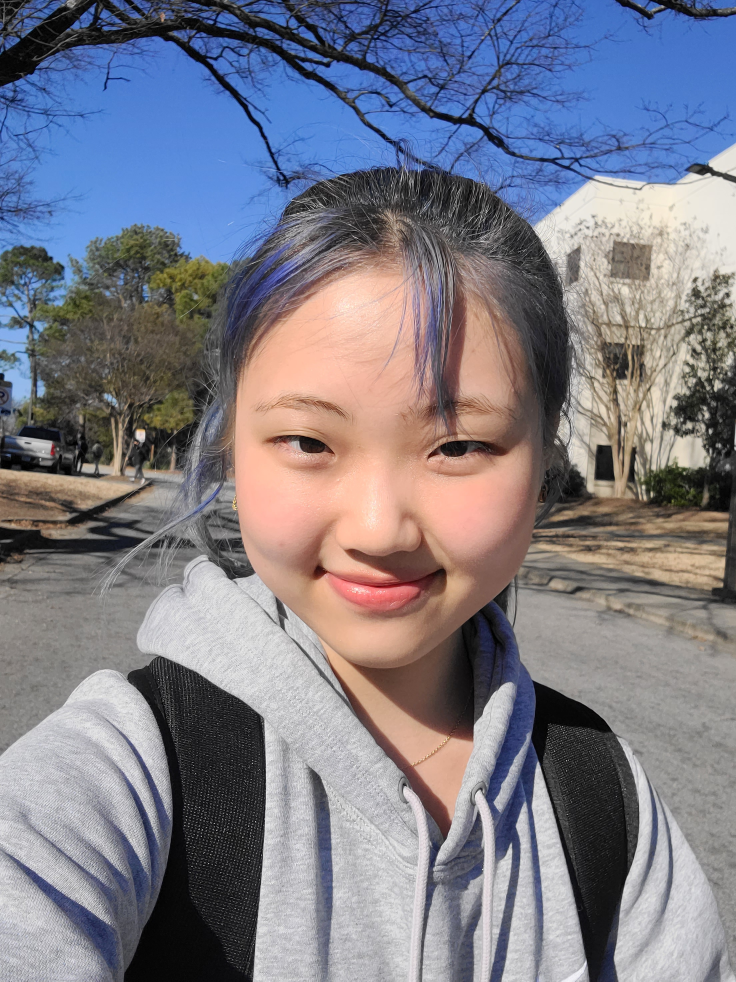
#> input picture Iris-Recognition-master/python/testing.jpg, 2208 x 2944 px (shown at 1/3 size)
$ python -i features.py   (imports and definitions only)
#> lines starting #> are read from the running program, lines starting #| are printed output that depends on the picture; after the words box and inside, x2 and y2 are one past the last pixel; in counts of white or black regions, pixels touching at a corner belong together
import cv2 as cv
import numpy as np


def pupil_detector(input, debug=False):
    """Detects and returns a single pupil candidate for a given image.

    Returns: A pupil candidate in OpenCV ellipse format.
    """

    _, thresh = cv.threshold(input, 20, 255, cv.THRESH_BINARY_INV)
    contours, _ = cv.findContours(thresh, cv.RETR_LIST,
                                  cv.CHAIN_APPROX_SIMPLE)

    if len(contours) == 0:
        if debug:
            return [-1, -1, -1, -1, -1], thresh
        else:
            return [-1, -1, -1, -1, -1]

    contours = list(filter(lambda x: ratio(x) > 0.5 and len(x) > 5, contours))

    if len(contours) == 0:
        if debug:
            return [-1, -1, -1, -1, -1], thresh
        else:
            return [-1, -1, -1, -1, -1]

    best = sorted(contours,
                  key=lambda c: cv.contourArea(c),
                  reverse=True)[0]

    (cx, cy), (ax, ay), angle = cv.fitEllipse(best)
    if debug:
        return [cy, cx, ay, ax, angle], thresh
    return [cy, cx, ay, ax, angle]


def dist(a, b):
    return np.linalg.norm(a - b)


# [8 lines left out: function contour_center, not called in this run]


def circularity(contour):
    perimeter = cv.arcLength(contour, True)
    return np.sqrt(4 * np.pi * cv.contourArea(contour)) / (perimeter ** 2)


def ratio(contour):
    rect = cv.minAreaRect(contour)
    w, h = rect[1][0], rect[1][1]
    if w == 0 or h == 0:
        return 0
    return min(w, h) / max(w, h)


# [54 lines left out: functions find_glints, normalize_coordinates, not called in this run]


def unnormalize_coordinates(coordinates, height, width):
    return normalize_coordinates(coordinates, 1 / height, 1 / width)

>>> import cv2
>>> picture = cv2.imread('../../../../Iris-Recognition-master/python/testing.jpg', cv2.IMREAD_GRAYSCALE)
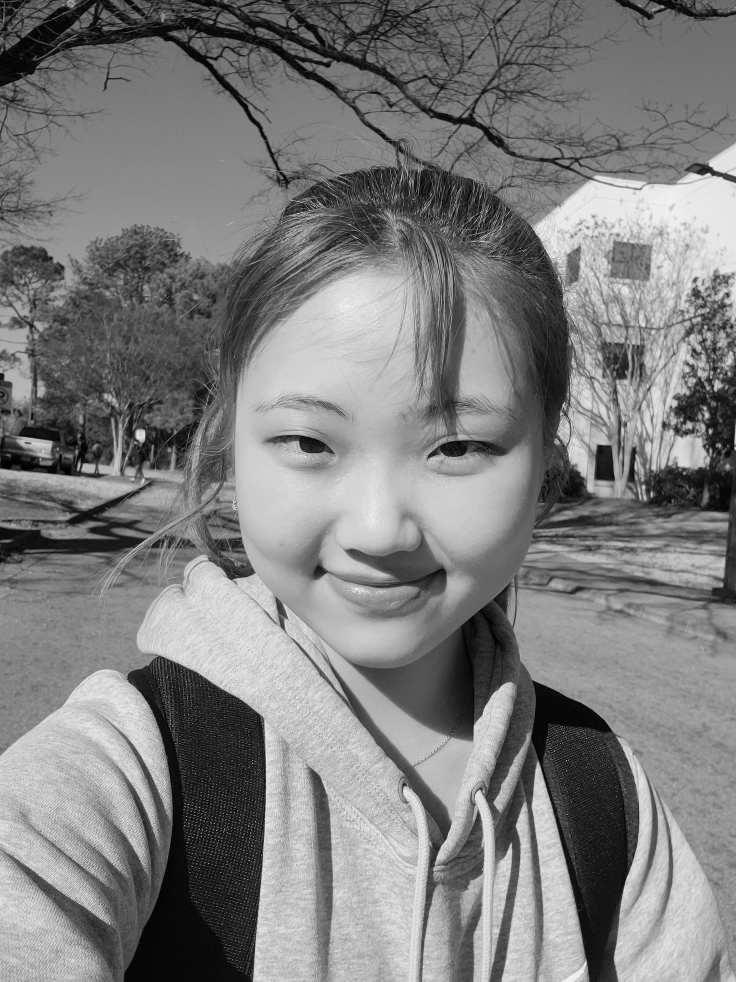
#> picture: shape (2944, 2208) (shown at 1/3 size); min 0, max 255, mean 125.9
>>> result = pupil_detector(picture)
#> in pupil_detector, `_, thresh = cv.threshold(input, 20, 255, cv.THRESH_BINARY_INV)`:
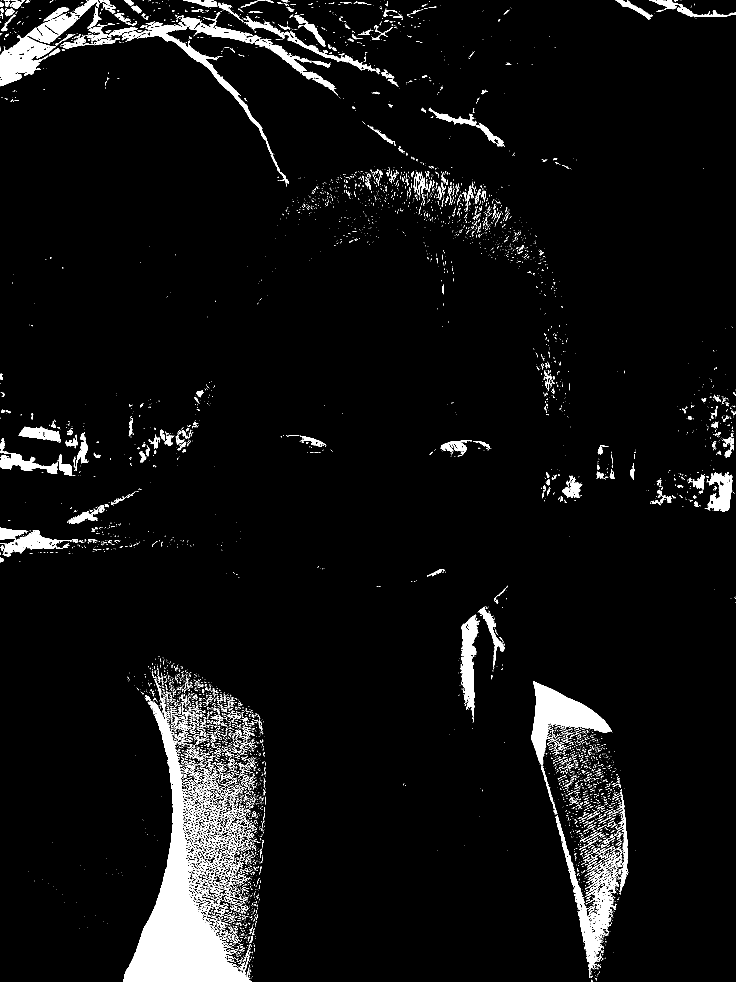
#> thresh: shape (2944, 2208) (shown at 1/3 size); 4.9% white; 7981 white regions (7009 under 20 px)
#> in pupil_detector, `contours, _ = cv.findContours(thresh, cv.RETR_LIST, cv.CHAIN_APPROX_SI..`: contours = 9968 contours, 9331 with area under 20; largest, box (x1, y1, x2, y2) and area: (371, 2038, 751, 2944) 89473, (1594, 2043, 1836, 2297) 21308, (0, 0, 299, 258) 19620, (366, 36, 801, 422) 14264, (1667, 2445, 1857, 2890) 14196
#> in pupil_detector, `contours = list(filter(lambda x: ratio(x) > 0.5 and len(x) > 5, contou..`: contours = 1254 contours, 976 with area under 20; largest, box (x1, y1, x2, y2) and area: (1594, 2043, 1836, 2297) 21308, (2120, 1416, 2197, 1536) 5342, (1688, 1436, 1747, 1494) 1528, (266, 78, 359, 133) 1332, (573, 2483, 623, 2541) 1314
#> in pupil_detector, `best = sorted(contours, key=lambda c: cv.contourArea(c), reverse=True)..`: best = contour of 532 points, box (x1, y1, x2, y2) (1594, 2043, 1836, 2297), area 21308
#> in pupil_detector, `(cx, cy), (ax, ay), angle = cv.fitEllipse(best)`: cx = 1701.8; cy = 2198.4; ax = 199.6; ay = 310.9; angle = 146.2
#> result = [2198.4, 1701.8, 310.9, 199.6, 146.2]
